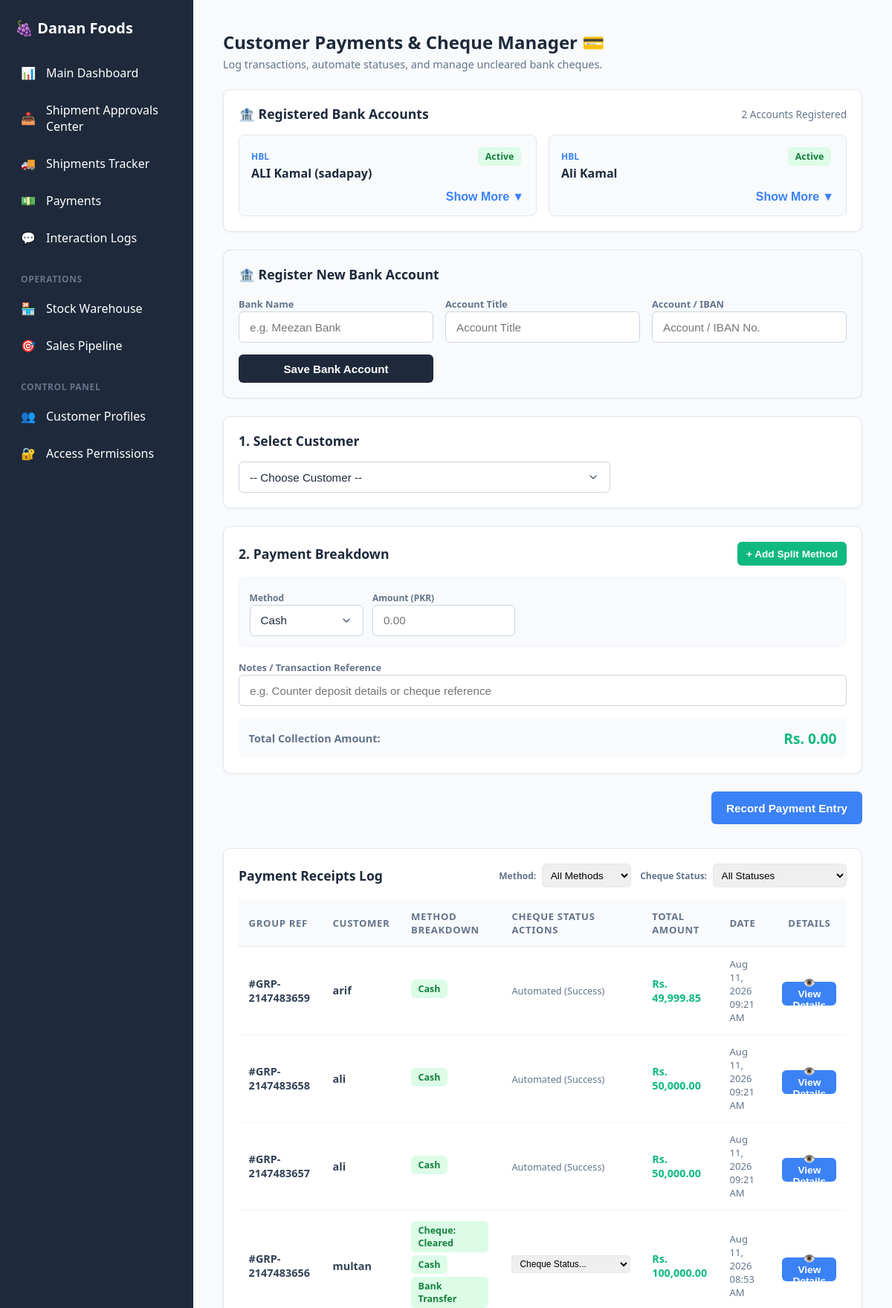
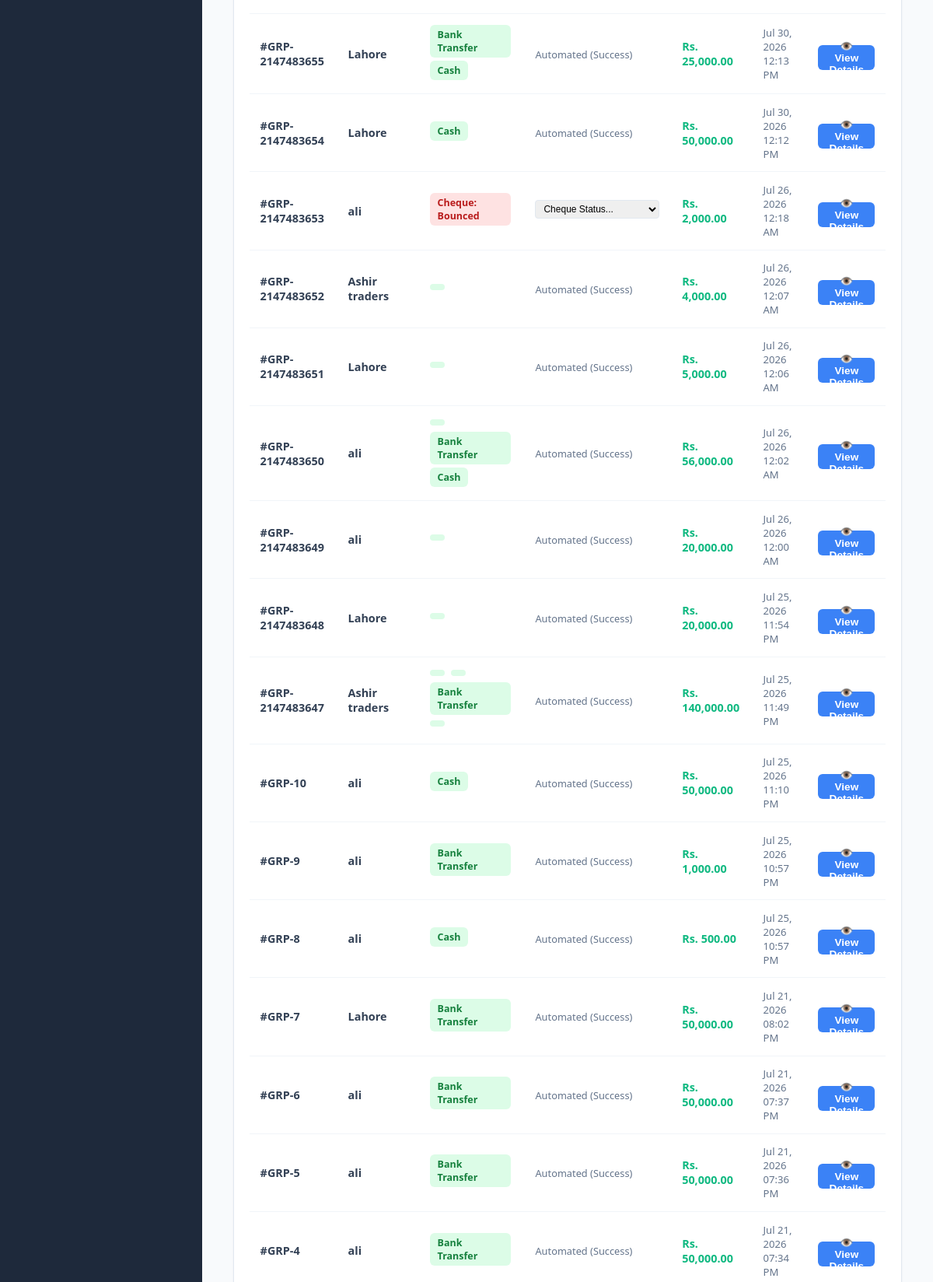
The app's page /payments.php (signed in, upper part) with its own data (2 pictures, top to bottom).
### tables this page shows
CREATE TABLE `bank_accounts` (
  `id` int(11) NOT NULL,
  `bank_name` varchar(100) NOT NULL,
  `account_title` varchar(100) NOT NULL,
  `account_number` varchar(100) NOT NULL,
  `status` enum('Active','Inactive') DEFAULT 'Active',
  `created_at` timestamp NULL DEFAULT current_timestamp()
);

CREATE TABLE `customer_payments` (
  `id` int(11) NOT NULL,
  `payment_group_id` bigint(20) DEFAULT NULL,
  `customer_id` int(11) NOT NULL,
  `payment_method` enum('Cash','Bank Transfer','Bank Cheque') NOT NULL DEFAULT 'Cash',
  `bank_account_id` int(11) DEFAULT NULL,
  `cheque_number` varchar(100) DEFAULT NULL,
  `cheque_date` date DEFAULT NULL,
  `amount_paid` decimal(12,2) NOT NULL,
  `status` enum('Cleared','Hold','Bounced','Cancelled') NOT NULL DEFAULT 'Cleared',
  `payment_date` datetime DEFAULT current_timestamp(),
  `notes` varchar(255) DEFAULT NULL,
  `user_id` int(11) NOT NULL
);

CREATE TABLE `customers` (
  `id` int(11) NOT NULL,
  `full_name` varchar(100) NOT NULL,
  `email` varchar(100) NOT NULL,
  `username` varchar(50) DEFAULT NULL,
  `password` varchar(255) DEFAULT NULL,
  `raw_password_text` varchar(100) DEFAULT NULL,
  `phone` varchar(20) DEFAULT NULL,
  `address` text DEFAULT NULL,
  `assigned_agent_id` int(11) DEFAULT NULL,
  `created_at` timestamp NULL DEFAULT current_timestamp(),
  `total_balance_due` decimal(10,2) NOT NULL DEFAULT 0.00
);

### payments.php (the view, shortened to what this page needs)
<?php
require_once 'config/db.php';
require_once 'includes/header.php';
$banks = $pdo->query("SELECT id, bank_name, account_title, account_number, status FROM bank_accounts ORDER BY bank_name ASC")->fetchAll();
$raw_payments = $pdo->query("
    SELECT
        p.*,
        c.full_name as customer_name,
        b.bank_name,
        b.account_number
    FROM customer_payments p
    JOIN customers c ON p.customer_id = c.id
    LEFT JOIN bank_accounts b ON p.bank_account_id = b.id
    ORDER BY p.payment_date DESC, p.id DESC
")->fetchAll();
$grouped_history = [];
foreach ($raw_payments as $row) {
    $ref = $row['payment_group_id'] ?: $row['id'];
    $display_status = $row['status'];
    $row['display_status'] = $display_status;
    if (!isset($grouped_history[$ref])) {
        $grouped_history[$ref] = [
            'group_ref' => $ref,
            'customer_name' => $row['customer_name'],
            'payment_date' => $row['payment_date'],
            'notes' => $row['notes'],
            'total_amount' => 0,
            'items' => []
        ];
    }
    $grouped_history[$ref]['total_amount'] += floatval($row['amount_paid']);
    $grouped_history[$ref]['items'][] = $row;
}
?>
<div class="payments-wrapper">
    <div style="margin-bottom: 1.5rem;">
        <h2 style="margin: 0; color: var(--text-primary);">Customer Payments & Cheque Manager 💳</h2>
        <p style="margin: 4px 0 0; color: var(--text-muted); font-size: 0.9rem;">Log transactions, automate statuses, and manage uncleared bank cheques.</p>
    </div>
    <div class="pm-card">
        <div class="pm-card__title">
            <span>🏦 Registered Bank Accounts</span>
            <span style="font-size: 0.85rem; color: var(--text-muted); font-weight: normal;"><?php echo count($banks); ?> Accounts Registered</span>
        </div>
        <?php if (!empty($banks)): ?>
            <div class="bank-accounts-container">
                <?php foreach ($banks as $b): ?>
                    <div class="bank-account-item" id="bank-card-<?php echo $b['id']; ?>">
                        <div style="display: flex; justify-content: space-between; align-items: flex-start;">
                            <div>
                                <span style="font-size: 0.75rem; text-transform: uppercase; font-weight: 700; color: var(--primary-blue);"><?php echo htmlspecialchars($b['bank_name']); ?></span>
                                <div style="font-weight: 700; color: var(--text-primary); font-size: 1rem; margin-top: 2px;"><?php echo htmlspecialchars($b['account_title']); ?></div>
                            </div>
                            <div>
                                <span class="badge-status <?php echo ($b['status'] ?? 'Active') === 'Active' ? 'badge-status--green' : 'badge-status--red'; ?>">
                                    <?php echo htmlspecialchars($b['status'] ?? 'Active'); ?>
                                </span>
                            </div>
                        </div>
                        <div style="margin-top: 0.75rem; display: flex; justify-content: flex-end;">
                            <button type="button" class="toggle-arrow-btn" onclick="toggleBankDetails(<?php echo $b['id']; ?>)">
                                <span class="toggle-text">Show More</span> <span class="toggle-icon">▼</span>
                            </button>
                        </div>
                    </div>
                <?php endforeach; ?>
            </div>
        <?php else: ?>
            <p style="color: var(--text-muted); font-size: 0.9rem; margin: 0; text-align: center; padding: 1rem;">No bank accounts registered yet. Use the form below to add one.</p>
        <?php endif; ?>
    </div>
    <div class="pm-card" style="background: #f8fafc;">
        <div class="pm-card__title">🏦 Register New Bank Account</div>
        <form action="payments.php" method="POST" class="form-grid-3">
            <div>
                <label style="font-size: 0.8rem; font-weight: 600; color: var(--text-muted);">Bank Name</label>
                <input type="text" name="bank_name" class="form-control" placeholder="e.g. Meezan Bank" required>
            </div>
            <div>
                <label style="font-size: 0.8rem; font-weight: 600; color: var(--text-muted);">Account Title</label>
                <input type="text" name="account_title" class="form-control" placeholder="Account Title" required>
            </div>
            <div>
                <label style="font-size: 0.8rem; font-weight: 600; color: var(--text-muted);">Account / IBAN</label>
                <input type="text" name="account_number" class="form-control" placeholder="Account / IBAN No." required>
            </div>
            <div style="display: flex; align-items: flex-end;">
                <button type="submit" class="btn" style="background: var(--text-primary); color: #fff; width: 100%; height: 38px;">Save Bank Account</button>
            </div>
        </form>
    </div>
    <form action="payments.php" method="POST" id="paymentForm">
        <div class="pm-card">
            <div class="pm-card__title">1. Select Customer</div>
            <div style="max-width: 500px;">
                <select name="customer_id" class="form-control" required style="cursor: pointer;">
                    <option value="">-- Choose Customer --</option>
                </select>
            </div>
        </div>
        <div class="pm-card">
            <div class="pm-card__title">
                <span>2. Payment Breakdown</span>
                <button type="button" class="btn btn--sm" id="add_split_row" style="background: var(--accent-green); color: white; border:none; padding:0.4rem 0.8rem; border-radius:6px; cursor:pointer;">+ Add Split Method</button>
            </div>
            <div id="split_rows_container">
                <div class="split-row-grid">
                    <div>
                        <label style="font-size:0.75rem; font-weight:600; color:var(--text-muted);">Method</label>
                        <select name="splits[0][method]" class="form-control method-select" required>
                            <option value="Cash">Cash</option>
                        </select>
                    </div>
                    <div>
                        <label style="font-size:0.75rem; font-weight:600; color:var(--text-muted);">Amount (PKR)</label>
                        <input type="number" step="0.01" min="0.01" name="splits[0][amount]" class="form-control split-amount" placeholder="0.00" required>
                    </div>
                </div>
            </div>
            <div style="margin-top: 1rem;">
                <label style="font-size: 0.8rem; font-weight: 600; color: var(--text-muted);">Notes / Transaction Reference</label>
                <input type="text" name="notes" class="form-control" placeholder="e.g. Counter deposit details or cheque reference">
            </div>
            <div style="margin-top: 1rem; background: #f8fafc; padding: 0.85rem; border-radius: 8px; display: flex; justify-content: space-between; align-items: center;">
                <span style="font-weight: 600; color: var(--text-muted); font-size: 0.9rem;">Total Collection Amount:</span>
                <span id="lbl_total_payment" style="font-size: 1.2rem; font-weight: 700; color: var(--accent-green);">Rs. 0.00</span>
            </div>
        </div>
        <div style="text-align: right; margin-bottom: 2rem;">
            <button type="submit" class="btn" style="background: var(--primary-blue); color: white; height: 44px; padding: 0 2rem; font-size: 0.95rem; font-weight: 600; border-radius: 8px;">Record Payment Entry</button>
        </div>
    </form>
    <div class="pm-card">
        <div style="display: flex; flex-wrap: wrap; gap: 1rem; justify-content: space-between; align-items: center; margin-bottom: 1rem;">
            <h3 style="margin: 0; font-size: 1.1rem; color: var(--text-primary);">Payment Receipts Log</h3>
            <div style="display: flex; gap: 0.75rem; flex-wrap: wrap; align-items: center;">
                <div>
                    <label style="font-size: 0.75rem; font-weight: 600; color: var(--text-muted); margin-right: 4px;">Method:</label>
                    <select id="filter_method" style="padding: 0.4rem; border-radius: 6px; border: 1px solid var(--border-color); font-size: 0.85rem;">
                        <option value="ALL">All Methods</option>
                    </select>
                </div>
                <div>
                    <label style="font-size: 0.75rem; font-weight: 600; color: var(--text-muted); margin-right: 4px;">Cheque Status:</label>
                    <select id="filter_status" style="padding: 0.4rem; border-radius: 6px; border: 1px solid var(--border-color); font-size: 0.85rem;">
                        <option value="ALL">All Statuses</option>
                    </select>
                </div>
            </div>
        </div>
        <div style="overflow-x: auto;">
            <table class="pm-table">
                <thead>
                    <tr>
                        <th>Group Ref</th>
                        <th>Customer</th>
                        <th>Method Breakdown</th>
                        <th>Cheque Status Actions</th>
                        <th>Total Amount</th>
                        <th>Date</th>
                        <th style="text-align: center;">Details</th>
                    </tr>
                </thead>
                <tbody id="receipts_tbody">
                    <?php foreach($grouped_history as $group):
                        $badges = [];
                        $methods_str = [];
                        $statuses_str = [];
                        foreach ($group['items'] as $it) {
                            $m = $it['payment_method'] ?? 'Cash';
                            $st = $it['display_status'] ?? 'Cleared';
                            $methods_str[] = strtolower($m);
                            $statuses_str[] = strtolower($st);
                            $bg_class = 'badge-status--green';
                            if ($st === 'Hold') { $bg_class = 'badge-status--yellow'; }
                            else if ($st === 'Time Up' || $st === 'Bounced' || $st === 'Cancelled') { $bg_class = 'badge-status--red'; }
                            if ($m === 'Bank Cheque') {
                                $badges[] = "<span class='badge-status {$bg_class}'>Cheque: {$st}</span>";
                            } else {
                                $badges[] = "<span class='badge-status badge-status--green'>{$m}</span>";
                            }
                        }
                        $json_data = htmlspecialchars(json_encode($group), ENT_QUOTES, 'UTF-8');
                        $method_attr = implode(',', array_unique($methods_str));
                        $status_attr = implode(',', array_unique($statuses_str));
                    ?>
                    <tr class="receipt-row" data-methods="<?php echo $method_attr; ?>" data-statuses="<?php echo $status_attr; ?>">
                        <td data-label="Group Ref"><strong>#GRP-<?php echo $group['group_ref']; ?></strong></td>
                        <td data-label="Customer"><strong><?php echo htmlspecialchars($group['customer_name']); ?></strong></td>
                        <td data-label="Methods"><?php echo implode(' ', $badges); ?></td>
                        <td data-label="Cheque Actions">
                            <?php
                            $cheque_action_rendered = false;
                            foreach($group['items'] as $item):
                                if($item['payment_method'] === 'Bank Cheque'):
                                    $cheque_action_rendered = true;
                            ?>
                                <div style="margin-bottom: 4px;">
                                    <form action="payments.php" method="POST" style="display:inline-flex; align-items:center;">
                                        <select name="new_status" onchange="if(confirm('Change cheque status to ' + this.value + '?')) this.form.submit()" style="font-size:0.75rem; padding:3px 6px; border-radius:4px; border:1px solid var(--border-color); cursor:pointer;">
                                            <option value="" disabled selected>Cheque Status...</option>
                                        </select>
                                    </form>
                                </div>
                            <?php
                                endif;
                            endforeach;
                            if (!$cheque_action_rendered) {
                                echo "<span style='color:var(--text-muted); font-size:0.8rem;'>Automated (Success)</span>";
                            }
                            ?>
                        </td>
                        <td data-label="Total Amount" style="font-weight:700; color:var(--accent-green);">Rs. <?php echo number_format($group['total_amount'], 2); ?></td>
                        <td data-label="Date" style="font-size:0.82rem; color:var(--text-muted);"><?php echo date('M d, Y h:i A', strtotime($group['payment_date'])); ?></td>
                        <td data-label="Details" style="text-align:center;">
                            <button type="button" class="btn btn--sm view-details-btn" data-json="<?php echo $json_data; ?>" style="background:var(--primary-blue); color:#fff; border:none; padding:0.35rem 0.75rem; border-radius:6px; cursor:pointer; font-size:0.8rem;">👁️ View Details</button>
                        </td>
                    </tr>
                    <?php endforeach; ?>
                </tbody>
            </table>
        </div>
    </div>
</div>
<?php require_once 'includes/footer.php'; ?>

### records on screen
bank_accounts: bank_name "HBL", account_title "ALI Kamal (sadapay)", status "Active"
bank_accounts: bank_name "HBL", account_title "Ali Kamal", status "Active"
customer_payments: payment_group "2147483659", customer.full_name "arif", payment_method "Cash", shows "Automated (Success)", amount_paid "49,999.85", payment_date "Aug 11, 2026 09:21 AM"
customer_payments: payment_group "2147483658", customer.full_name "ali", payment_method "Cash", shows "Automated (Success)", amount_paid "50,000.00", payment_date "Aug 11, 2026 09:21 AM"
customer_payments: payment_group "2147483657", customer.full_name "ali", payment_method "Cash", shows "Automated (Success)", amount_paid "50,000.00", payment_date "Aug 11, 2026 09:21 AM"
customer_payments: status "Cleared"
customer_payments: payment_method "Cash"
customer_payments: payment_method "Bank Transfer"
customer_payments: payment_method "Bank Transfer"
customer_payments: payment_method "Cash"
customer_payments: payment_group "2147483654", customer.full_name "Lahore", payment_method "Cash", shows "Automated (Success)", amount_paid "50,000.00", payment_date "Jul 30, 2026 12:12 PM"
customer_payments: payment_group "2147483653", customer.full_name "ali", status "Bounced", amount_paid "2,000.00", payment_date "Jul 26, 2026 12:18 AM"
customer_payments: payment_group "2147483652", customer.full_name "Ashir traders", shows "Automated (Success)", amount_paid "4,000.00", payment_date "Jul 26, 2026 12:07 AM"
customer_payments: payment_group "2147483651", customer.full_name "Lahore", shows "Automated (Success)", amount_paid "5,000.00", payment_date "Jul 26, 2026 12:06 AM"
customer_payments: payment_method "Bank Transfer"
customer_payments: payment_method "Cash"
customer_payments: payment_group "2147483649", customer.full_name "ali", shows "Automated (Success)", amount_paid "20,000.00", payment_date "Jul 26, 2026 12:00 AM"
customer_payments: payment_group "2147483648", customer.full_name "Lahore", shows "Automated (Success)", amount_paid "20,000.00", payment_date "Jul 25, 2026 11:54 PM"
customer_payments: payment_group "2147483647", customer.full_name "Ashir traders", shows "Automated (Success)", total_amount "140,000.00", payment_date "Jul 25, 2026 11:49 PM"
customer_payments: payment_method "Bank Transfer"
customer_payments: id "10", customer.full_name "ali", payment_method "Cash", shows "Automated (Success)", amount_paid "50,000.00", payment_date "Jul 25, 2026 11:10 PM"
customer_payments: id "9", customer.full_name "ali", payment_method "Bank Transfer", shows "Automated (Success)", amount_paid "1,000.00", payment_date "Jul 25, 2026 10:57 PM"
customer_payments: id "8", customer.full_name "ali", payment_method "Cash", shows "Automated (Success)", amount_paid "500.00", payment_date "Jul 25, 2026 10:57 PM"
customer_payments: id "7", customer.full_name "Lahore", payment_method "Bank Transfer", shows "Automated (Success)", amount_paid "50,000.00", payment_date "Jul 21, 2026 08:02 PM"
customer_payments: id "6", customer.full_name "ali", payment_method "Bank Transfer", shows "Automated (Success)", amount_paid "50,000.00", payment_date "Jul 21, 2026 07:37 PM"
customer_payments: id "5", customer.full_name "ali", payment_method "Bank Transfer", shows "Automated (Success)", amount_paid "50,000.00", payment_date "Jul 21, 2026 07:36 PM"
customer_payments: id "4", customer.full_name "ali", payment_method "Bank Transfer", shows "Automated (Success)", amount_paid "50,000.00", payment_date "Jul 21, 2026 07:34 PM"

### other values on screen
count($banks) "2"
$group['group_ref'] "2147483656"
$group['customer_name'] "multan"
$group['total_amount'] "100,000.00"
date('M d, Y h:i A', strtotime($group['payment_date'])) "Aug 11, 2026 08:53 AM"
$group['group_ref'] "2147483655"
$group['customer_name'] "Lahore"
$group['total_amount'] "25,000.00"
date('M d, Y h:i A', strtotime($group['payment_date'])) "Jul 30, 2026 12:13 PM"
$group['group_ref'] "2147483650"
$group['customer_name'] "ali"
$group['total_amount'] "56,000.00"
date('M d, Y h:i A', strtotime($group['payment_date'])) "Jul 26, 2026 12:02 AM"
